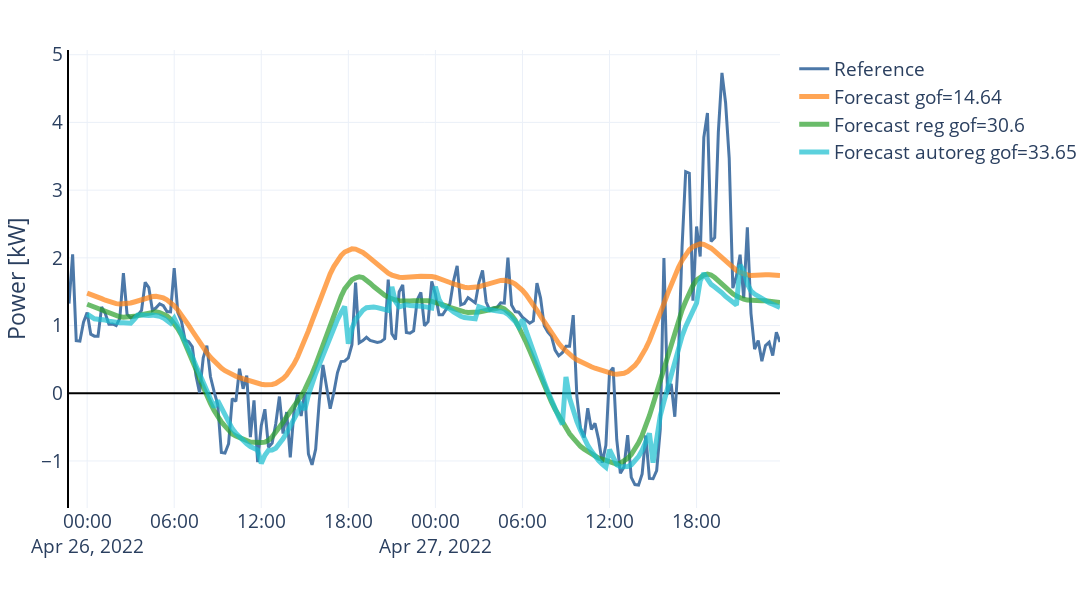

Notebook source saved alongside this figure:
### Code cell
import plotly.graph_objects as go
__fig = go.Figure(_fig)

for trace in px.line(results).data:
    __fig.add_trace(trace)
    __fig.data[-1].update(name=f"Forecast autoreg gof={np.round(gof, 2)}",
                        line_width=5,
                        legendgroup=3,
                        line_color="rgba(23, 190, 207, 0.7)")

__fig.layout.update(xaxis_tickangle=0)
__fig.show()

### Figure 1 — Plotly figure (JSON) as saved in the notebook; plotly's stock layout.template omitted (floating-point values rounded to 4 significant figures; data arrays with more than 128 entries replaced by an {"elided": "..."} marker saying what was removed)
{"data": [{"hovertemplate": "variable=netload_kw<br>index=%{x}<br>value=%{y}<extra></extra>", "legendgroup": "0", "line": {"color": "#4C78A8", "dash": "solid", "width": 3}, "marker": {"symbol": "circle"}, "mode": "lines", "name": "Reference", "orientation": "v", "showlegend": true, "type": "scatter", "x": {"elided": "197 str values"}, "xaxis": "x", "y": {"elided": "197 float values"}, "yaxis": "y"}, {"hovertemplate": "variable=netload_kw<br>ds=%{x}<br>value=%{y}<extra></extra>", "legendgroup": "1", "line": {"color": "rgba(255, 127, 14, 0.7)", "dash": "solid", "width": 5}, "marker": {"symbol": "circle"}, "mode": "lines", "name": "Forecast gof=14.64", "orientation": "v", "showlegend": true, "type": "scatter", "x": {"elided": "192 str values"}, "xaxis": "x", "y": {"elided": "192 float values"}, "yaxis": "y"}, {"hovertemplate": "variable=netload_kw<br>ds=%{x}<br>value=%{y}<extra></extra>", "legendgroup": "2", "line": {"color": "rgba(44, 160, 44, 0.7)", "dash": "solid", "width": 5}, "marker": {"symbol": "circle"}, "mode": "lines", "name": "Forecast reg gof=30.6", "orientation": "v", "showlegend": true, "type": "scatter", "x": {"elided": "192 str values"}, "xaxis": "x", "y": {"elided": "192 float values"}, "yaxis": "y"}, {"hovertemplate": "variable=netload_kw<br>index=%{x}<br>value=%{y}<extra></extra>", "legendgroup": "3", "line": {"color": "rgba(23, 190, 207, 0.7)", "dash": "solid", "width": 5}, "marker": {"symbol": "circle"}, "mode": "lines", "name": "Forecast autoreg gof=33.65", "orientation": "v", "showlegend": true, "type": "scatter", "x": {"elided": "192 str values"}, "xaxis": "x", "y": {"elided": "192 float values"}, "yaxis": "y"}], "layout": {"font": {"size": 19}, "height": 600, "legend": {"title": {"text": ""}, "tracegroupgap": 0}, "margin": {"b": 10, "l": 20, "r": 50, "t": 50}, "showlegend": true, "width": 1100, "xaxis": {"anchor": "y", "autorange": true, "domain": [0, 1], "linecolor": "black", "linewidth": 2, "range": ["2022-04-25 22:45", "2022-04-27 23:45"], "showline": false, "tickangle": 0, "title": {"text": ""}, "type": "date", "zerolinecolor": "black", "zerolinewidth": 2}, "yaxis": {"anchor": "x", "autorange": true, "domain": [0, 1], "linecolor": "black", "linewidth": 2, "range": [-1.694, 5.07], "showline": true, "title": {"text": "Power [kW]"}, "type": "linear", "zerolinecolor": "black", "zerolinewidth": 2}}}
